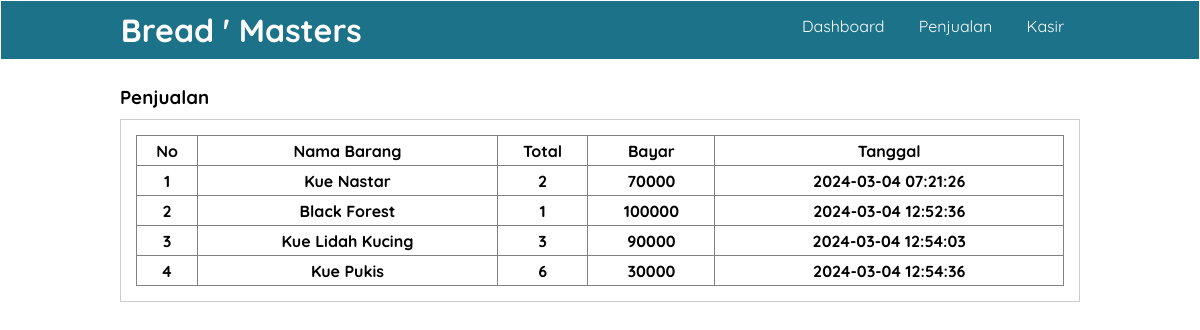
Page /user/penjualan.php (signed in) on the committed database.
### tables this page shows
CREATE TABLE `penjualan` (
  `id_penjualan` int(11) NOT NULL,
  `id_toko` int(11) NOT NULL,
  `id_user` int(11) NOT NULL,
  `tanggal_penjualan` date NOT NULL,
  `id_pelanggan` int(11) NOT NULL,
  `nama_barang` varchar(255) NOT NULL,
  `qty` int(11) NOT NULL,
  `total` int(11) NOT NULL,
  `bayar` int(11) NOT NULL,
  `sisa` int(11) NOT NULL,
  `keterangan` varchar(100) NOT NULL,
  `created_at` timestamp NOT NULL DEFAULT current_timestamp() ON UPDATE current_timestamp()
);

### user/penjualan.php (the view, shortened to what this page needs)
<?php
include "koneksi.php";
    $query = mysqli_query($conn,'SELECT * FROM penjualan');
?>
<!DOCTYPE html>
<html lang="en">
<head>
    <link rel="stylesheet" href="dekorasi.css">
</head>
<body>
    <header>
        <div class="container">
        <h1><a href="index.php">Bread ' Masters</a></h1>
        <ul>
            <li><a href="index.php">Dashboard</a></li>
            <li><a href="penjualan.php">Penjualan</a></li>
            <li><a href="kasir.php">Kasir</a></li>
        </ul>
        </div>
    </header>
    <div class="section">
        <div class="container">
            <h3>Penjualan</h3>
            <div class="box">
                <table border="1" cellspacing="0" class="table">
                    <thead>
                        <tr>
                            <th width="60px">No</th>
                            <th>Nama Barang</th>
                            <th>Total</th>
                            <th>Bayar</th>
                            <th>Tanggal</th>
                        </tr>
                    </thead>
                    <tbody>
                    <?php
                   $no = 1;
                   while($penjualan = mysqli_fetch_assoc($query)):?>
                       <tr>
                       <th><?php echo $no++ ?></th>
                       <th><?php echo $penjualan["nama_barang"] ?></th>
                        <th><?php echo $penjualan["qty"] ?></th>
                       <th><?php echo $penjualan["total"] ?></th>
                       <th><?php echo $penjualan["created_at"] ?></th>
                       </tr>
                   <?php endwhile ?>
</body>
</html>

### user/dekorasi.css (style rules this page uses)
* { padding: 0; margin: 0; font-family: 'quicksand', sans-serif; }
a { color: inherit; text-decoration: none; }
body { background-color: #fff }
header { border: 1px solid; background-color: #1c7289; color: #fff; }
header h1 { float: left; padding: 9px 0; }
header ul { float: right; }
header ul li { display: inline-block; }
header ul li a { padding: 15px; display: inline-block; }
.container { width: 80%; margin: 0 auto; }
.container:after { content: ''; display: block; clear: both; }
.section { padding: 25px 0; }
.box { background-color: #fff; border: 1px solid #ccc; padding: 15px; box-sizing: border-box; margin: 10px 0 25px 0; }
.box:after { content: ''; display: block; clear: both; }
.table { width: 100%; border-collapse: collapse; }
.table tr { height: 30px; }

### rows in the picture
penjualan: nama_barang "Kue Nastar", qty "2", total "70000", created_at "2024-03-04 07:21:26"
penjualan: nama_barang "Black Forest", qty "1", total "100000", created_at "2024-03-04 12:52:36"
penjualan: nama_barang "Kue Lidah Kucing", qty "3", total "90000", created_at "2024-03-04 12:54:03"
penjualan: nama_barang "Kue Pukis", qty "6", total "30000", created_at "2024-03-04 12:54:36"
